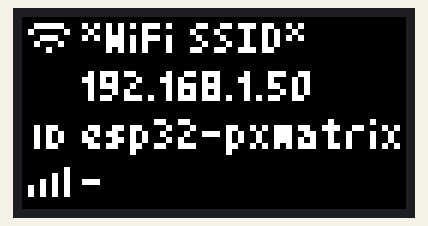
Bench run of a program on a simulated ESP32. Parts: 64×32 colour display. WiFi joins after 1.5 s; servers stay silent unless stated; what the program prints to the serial monitor is not drawn.

Above: at 1.7 s.

The program:

main.cpp
```cpp
#include <Arduino.h>
#include <WiFi.h>
#include <WiFiUdp.h>
#include <PxMatrix.h>
#include <Fonts/TomThumb.h>

// Replace with your network credentials as defined in platformio.ini
const char* ssid = WIFI_SSID;
const char* password = WIFI_PASS;
const char* hostname = "esp32-pxmatrix";

// Data timeout in ms
#define DATA_TIMEOUT 5000
#define TIMEOUT_MODE 2 // 0: Black Screen, 1: Connection info, 2: Timeout icon

// UDP port for TPM2.NET protocol
#define PORT 65506

// LED matrix configuration
#define FRAME_RATE 512

#define MATRIX_WIDTH 64
#define MATRIX_HEIGHT 32

#define P_LAT 22
#define P_A 19
#define P_B 23
#define P_C 18
#define P_D 5
#define P_E 15
#define P_OE 16

WiFiUDP udp;
PxMATRIX display(MATRIX_WIDTH, MATRIX_HEIGHT, P_LAT, P_OE, P_A, P_B, P_C, P_D);

hw_timer_t * timer = NULL;

// Colors

const uint16_t BLACK = display.color565(0, 0, 0);
const uint16_t WHITE = display.color565(255, 255, 255);

enum displayState {
  DISPLAY_STATE_OFFLINE,
  DISPLAY_STATE_ONLINE,
  DISPLAY_STATE_ACTIVE,
  DISPLAY_STATE_TIMEOUT
};

displayState state = DISPLAY_STATE_OFFLINE;
displayState lastState = DISPLAY_STATE_OFFLINE;

unsigned long lastPacketTime;

// Symbols

// 'data', 8x8px
// 'data', 8x8px
const unsigned char symbol_data [] PROGMEM = {
	0x00, 0x02, 0x0a, 0x2a, 0xaa, 0xaa, 0x00, 0x00
};
// 'wifi', 8x8px
const unsigned char symbol_wifi [] PROGMEM = {
	0x00, 0x7c, 0x82, 0x38, 0x44, 0x10, 0x00, 0x00
};
// 'id', 8x8px
const unsigned char symbol_id [] PROGMEM = {
	0x00, 0x00, 0x58, 0x54, 0x54, 0x58, 0x00, 0x00
};

int bufferSize = 0;

void IRAM_ATTR display_updater() {
  display.display();
}

void displayInformation() {
  display.setTextWrap(false);
  display.drawBitmap(1, 0, symbol_wifi, 8, 8, WHITE);
  display.setCursor(10, 6);
  display.println(ssid);
  display.setCursor(10, 14);
  display.print(WiFi.localIP().toString());
  display.drawBitmap(1, 16, symbol_id, 8, 8, WHITE);
  display.setCursor(10, 22);
  display.print(WiFi.getHostname());
  display.drawBitmap(1, 24, symbol_data, 8, 8, WHITE);
  display.setCursor(10, 30);
  if (state == DISPLAY_STATE_TIMEOUT) {
    display.print("Timeout");
  } else if (state == DISPLAY_STATE_ONLINE) {
    display.print("-");
  } else if (state == DISPLAY_STATE_ACTIVE) {
    display.print(String(bufferSize)+" B/P");
  }

  display.showBuffer();
}

void displayTimeout() {
  display.setTextWrap(false);
  display.drawBitmap(1, 1, symbol_wifi, 8, 8, WHITE);
  display.showBuffer();
}

bool checkPacket(int packetSize) {
  if (packetSize < 6) {
    return false;
  }
  uint8_t packetBuffer[packetSize];
  udp.readBytes(packetBuffer, packetSize);
  if (packetBuffer[0] != 0x9C || packetBuffer[1] != 0xDA) {
    return false;
  }
  return true;
}

void setup() {
  Serial.begin(115200); // Debug output
  Serial.println("PxMatrix TPM2.NET Receiver"); // Identify program
  display.begin(16);
  display.flushDisplay();
  display.setTextWrap(true);
  display.fillScreen(BLACK);
  display.setTextColor(WHITE);
  display.setFont(&TomThumb);

  // Connect to Wi-Fi network
  Serial.print("Connecting to ");
  Serial.print(ssid);
  WiFi.setHostname(hostname);
  WiFi.begin(ssid, password);
  while (WiFi.status() != WL_CONNECTED) {
    Serial.print(".");
    delay(200);
  }
  state = DISPLAY_STATE_ONLINE;

  Serial.println(" Connected!");
  Serial.print("IP address: ");
  Serial.println(WiFi.localIP());

  display.fillScreen(BLACK);
  displayInformation();

  // Start UDP server for TPM2.net protocol
  if (!udp.begin(PORT)) {
    Serial.println("Failed to start UDP server");
    while (1) {
      delay(1000);
    }
  }

  Serial.print("UDP server started on port ");
  Serial.println(PORT);

  // Setup timer
  timer = timerBegin(0, 80, true);
  timerAttachInterrupt(timer, &display_updater, true);
  timerAlarmWrite(timer, 1000000 / FRAME_RATE, true);
  timerAlarmEnable(timer);
}

void updateMatrix(uint8_t* data, int size, int packetNumber, int pixelCount) {
  const int offset = size * (packetNumber - 1) / 3;
  int x, y;
  uint8_t r, g, b;

  for (int i = 0; i < pixelCount; i++) {
    r = data[i * 3 + 6];
    g = data[i * 3 + 7];
    b = data[i * 3 + 8];

    const int index = offset + i; // 3 bytes per pixel (RGB)
    x = index % MATRIX_WIDTH;
    y = index / MATRIX_WIDTH;
    display.drawPixel(x, y, display.color565(r, g, b));
  }
}

void loop() {
  int packetSize = udp.parsePacket();
  if (packetSize > 0) {
    lastPacketTime = millis();
  }
  if (state == DISPLAY_STATE_ACTIVE) {
    if (packetSize > 0) {
      uint8_t packetBuffer[packetSize];
      udp.readBytes(packetBuffer, packetSize);

      if (packetBuffer[0] != 0x9C || packetBuffer[1] != 0xDA) {
        return;
      }

      int frameSize = packetBuffer[2] << 8 | packetBuffer[3];
      int packetNumber = packetBuffer[4];

      bufferSize = max(frameSize, bufferSize);

      const int pixelCount = frameSize / 3;
      updateMatrix(packetBuffer, bufferSize, packetNumber, pixelCount);
    }
  } else if (state == DISPLAY_STATE_ONLINE || state == DISPLAY_STATE_OFFLINE || state == DISPLAY_STATE_TIMEOUT) {
    if (checkPacket(packetSize)) {
      state = DISPLAY_STATE_ACTIVE;
    } else {
      if (state == DISPLAY_STATE_TIMEOUT && TIMEOUT_MODE == 2) {
        displayTimeout();
      } else if (state == DISPLAY_STATE_TIMEOUT && TIMEOUT_MODE == 1) {
        displayInformation();
      } else if (state == DISPLAY_STATE_ONLINE || state == DISPLAY_STATE_OFFLINE) {
        displayInformation();
      }
    }
    udp.flush();
  }
  if (state == DISPLAY_STATE_ACTIVE && millis() - lastPacketTime > DATA_TIMEOUT) {
    state = DISPLAY_STATE_TIMEOUT;
  }
  if (state != lastState) {
    display.fillScreen(BLACK);
    lastState = state;
  }
}
```
